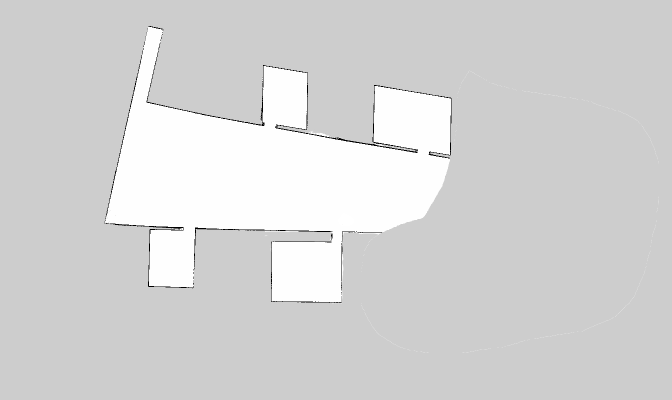
#> input picture map4.1.png, 1344 x 800 px (shown at 1/2 size)
$ python optimize_map_merge.py
#> lines starting #> are read from the running program, lines starting #| are printed output that depends on the picture; after the words box and inside, x2 and y2 are one past the last pixel; in counts of white or black regions, pixels touching at a corner belong together
import numpy as np
import matplotlib.pyplot as plt
import cv2
import math
from scipy.optimize import basinhopping
from scipy import sparse
import time


def objective_function(x, map1_black_layer, map1_white_layer, map2_black_layer, map2_white_layer):
    """
    Variable: x {dx, dy, dtheta} (float). \n
    Input Map Layers: (ndarray).
    """
    dx = int(x[0]*1000)
    dy = int(x[1]*1000)
    dtheta = x[2]*360

    agr = 0.
    dis = 0.

    # Q: bound?
    map2_black_layer = rotate(image=map2_black_layer, angle=dtheta, center=(2*bound, 2*bound))
    map2_white_layer = rotate(image=map2_white_layer, angle=dtheta, center=(2*bound, 2*bound))

    map2_black_layer = translate(image=map2_black_layer, x=dx, y=dy)
    map2_white_layer = translate(image=map2_white_layer, x=dx, y=dy)

    # [4 lines of commented-out code are left out]


    dis = (map1_black_layer * map2_white_layer).sum() + (map1_white_layer * map2_black_layer).sum()
    agr = (map1_black_layer * map2_black_layer).sum() + (map1_white_layer * map2_white_layer).sum()

    print("dis: %f and agr: %f"%(dis,agr))
    # [20 lines of commented-out code are left out]

    if agr == 0 and dis ==0:
        return 0
    else:
        return  -agr/(agr+dis)

def transform_state(input_map):
    """
    Probabilities in OGMs will be transformed into 3 values: 0, 128, 255. \n
    Occupied Space:   0\n
    Unknown  Space: 128\n
    Free     Space: 255
    """

    r, c = np.shape(input_map)
    for i in range(r):
        for j in range(c):

            if input_map[i, j]  > 230:  # White >> Free Space
                input_map[i, j] = 255

            elif input_map[i, j] < 100: # Black >> Occupied Space
                input_map[i, j] = 0

            else:                       # Gray  >> Unknown Space
                input_map[i, j] = 128

    return input_map

# [50 lines left out: functions entropy_filter, merging_map, not called in this run]

def extract_layer(map_input=None, bound=None, layer_type="white"):


    if bound == None:
        return print("Argument Error: Need a Parameter(bound) for the layer map.")

    if layer_type == "white":
        target_data = 255
        weight = 1

    elif layer_type == "black":
        target_data = 0
        weight = 5
    else:
        return print("Argument Error: layer_type should be white or black.")

    r, c = np.shape(map_input)
    map_tmp = np.zeros((5*bound, 5*bound))
    map_layer = np.zeros((r,c))

    target_data_pos = np.where(map_input==target_data)
    map_layer[target_data_pos] = 1*weight

    map_tmp[2*bound:2*bound+r, 2*bound:2*bound+c] = map_layer

    return map_tmp

def translate(image, x, y):

    M = np.float32([[1, 0, x], [0, 1, y]])
    shifted = cv2.warpAffine(image, M, (image.shape[1], image.shape[0]))

    return shifted

def rotate(image, angle, center=None, scale=1.0):

    (h, w) = image.shape[:2]

    # If the center of the rotation is not defined, use the center of the image.
    if center is None:
        center = (w / 2, h / 2)

    M = cv2.getRotationMatrix2D(center, angle, scale)
    rotated = cv2.warpAffine(image, M, (w, h))

    return rotated

if __name__ == "__main__":

    # Read map image:
    img1 = cv2.imread('map4.1.png')
#> img1 is the input picture: shape (800, 1344, 3); min 0, max 255, mean 212.6
    map1 = cv2.cvtColor(img1, cv2.COLOR_RGB2GRAY)
    map1 = transform_state(map1)
#> after the loop in transform_state, `for i in range(r):`:
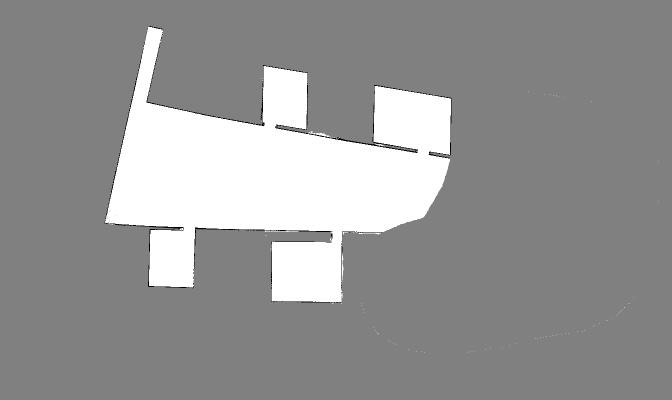
#> input_map: shape (800, 1344) (shown at 1/2 size); min 0, max 255, mean 149.6

    img2 = cv2.imread('map4.1.png')
    map2 = cv2.cvtColor(img2, cv2.COLOR_RGB2GRAY)
    map2 = transform_state(map2)


    # t0 = time.time()

    # Objective Fcn test:

    r1, c1 = np.shape(map1)
#> r1 = 800; c1 = 1344
    r2, c2 = np.shape(map2)
#> r2 = 800; c2 = 1344

    bound = max(r1, c1, r2, c2)
#> bound = 1344

    map1_white_layer = extract_layer(map_input=map1, bound=bound, layer_type="white")
#> in extract_layer, `target_data_pos = np.where(map_input==target_data)`: target_data_pos = 187786 positions, rows 53 to 704, columns 210 to 1316
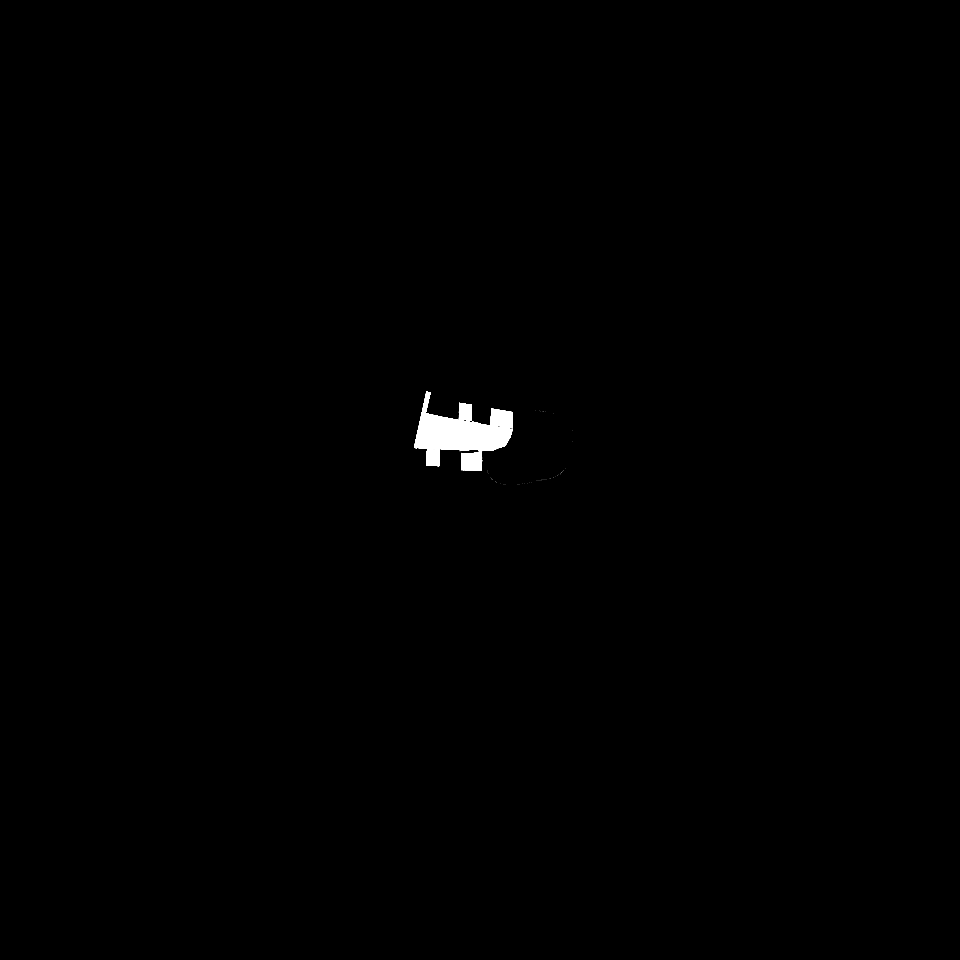
#> map1_white_layer: shape (6720, 6720) float64 (shown at 1/7 size); values 0 (black) and 1 (white), 0.42% white; 142 white regions (134 under 20 px), largest, box (x1, y1, x2, y2) and area: (2898, 2741, 3590, 3295) 187056, (3309, 2950, 3355, 2964) 145, (3405, 3153, 3451, 3157) 108
    map1_black_layer = extract_layer(map_input=map1, bound=bound, layer_type="black")
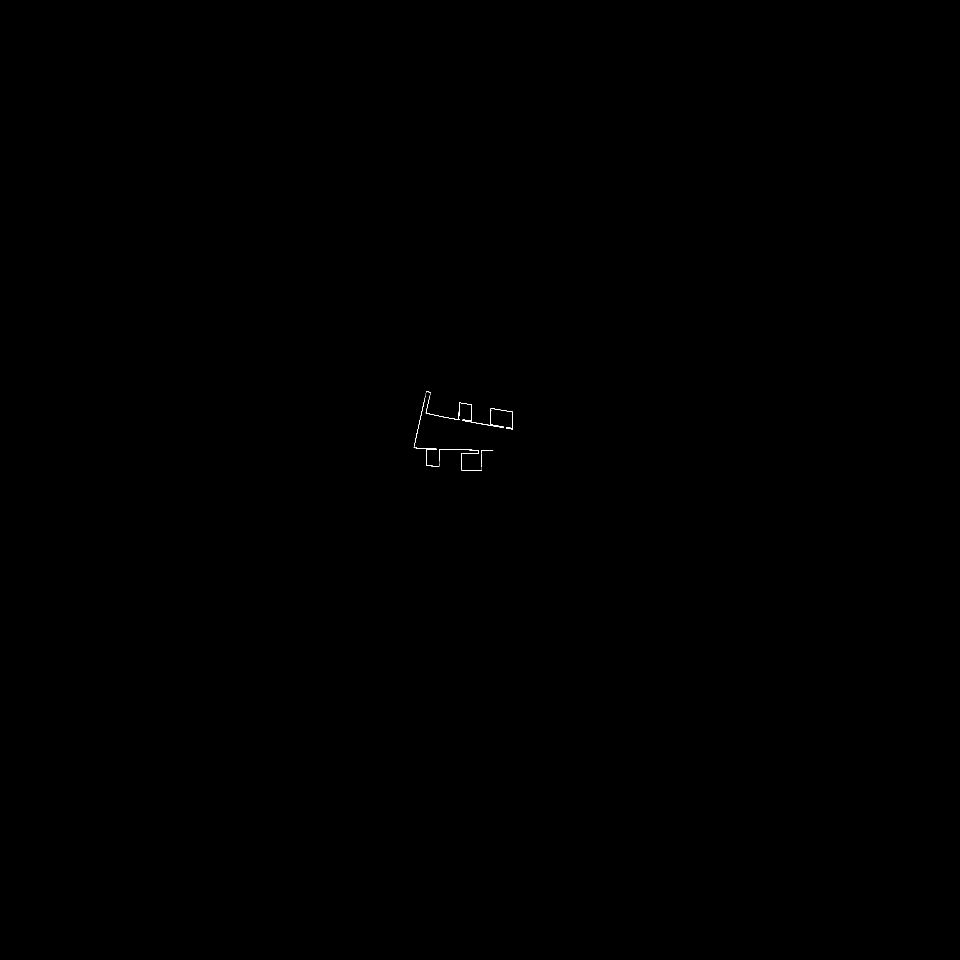
#> map1_black_layer: shape (6720, 6720) float64 (shown at 1/7 size); values 0 (black) and 5 (white), 0.01% white in thin lines or dots, all inside (x1, y1, x2, y2) = (2897, 2740, 3591, 3294)
    map2_white_layer = extract_layer(map_input=map2, bound=bound, layer_type="white")
    map2_black_layer = extract_layer(map_input=map2, bound=bound, layer_type="black")

    # [12 lines of commented-out code are left out]

    if 1:
        x0 = [0, 0, 0]
        # Fixed parameters will be called or passed into the obective function by this "args" setup.
        minimizer_kwargs = {"method":"L-BFGS-B", "args":(map1_black_layer, map1_white_layer, map2_black_layer, map2_white_layer)}#, "jac":True}
        ret = basinhopping(objective_function, x0,  minimizer_kwargs=minimizer_kwargs, niter=50)
#> (the run stopped early here; a loop or call above may not have finished)
